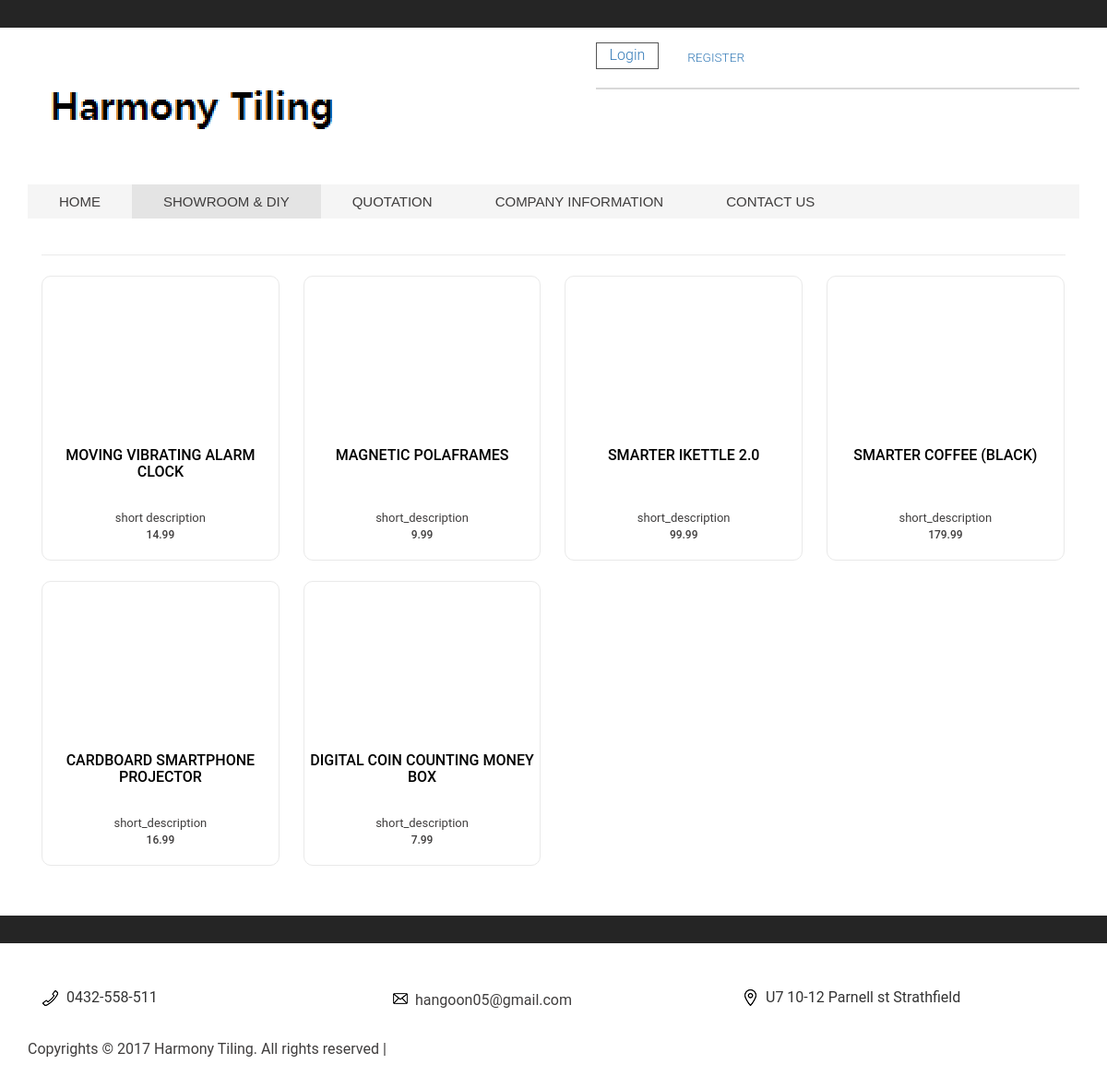
Page /index.php?pid=gadget_list&category=1 on the committed database.
### tables this page shows
CREATE TABLE product (
   product_id           INT(11)         UNSIGNED    NOT NULL    AUTO_INCREMENT
  ,category_id          INT(11)                     NOT NULL
  ,product_name         VARCHAR(255)                NOT NULL
  ,status               VARCHAR(10)    
  ,brand                VARCHAR(100)
  ,color                VARCHAR(100)
  ,weight               VARCHAR(50)
  ,price                DECIMAL(12,2)               NOT NULL
  ,sale_price           DECIMAL(12,2)
  ,stock                INT(11)                     NOT NULL
  ,image1               VARCHAR(255)
  ,image2               VARCHAR(255)
  ,image3               VARCHAR(255)
  ,image4               VARCHAR(255)
  ,sale_yn              CHAR(1)         DEFAULT 'N'
  ,offer_yn             CHAR(1)         DEFAULT 'N'
  ,sold_count           INT(11)         DEFAULT 0
  ,show_yn              CHAR(1)         DEFAULT 'Y'
  ,short_description    TEXT
  ,description          TEXT
  ,date_created         DATETIME
  ,date_modified        DATETIME
  ,PRIMARY KEY (product_id)
) DEFAULT;

### public_html/index.php (called while the page is built, shortened)
<?php
  $pid = isset($_POST['pid']) ? $_POST['pid'] : (isset($_GET['pid']) ? $_GET['pid'] : "index_view");
  $controller = new Controller();
  $controller->invoke($pid);
?>

### application/view/comLib.php (called while the page is built, shortened)
<?php
$isLogin = false;
?>

### application/model/gadget_model.php (called while the page is built, shortened)
<?php
include_once(CONFIG_PATH . 'db.php');
class Model {
  public $db;
	public function __construct() {
    $this->db = new Db();
	}
  public function selectGadgetList($category, $orderby, $show_yn, $searchWord) {
    $query = "";
    $query .= "  SELECT *                       ";
    $query .= "  FROM product                   ";
    $query .= "  WHERE 1=1                      ";
    if($category != "") {
      $categories = explode(",", $category);
      $query .= "    AND (                                 ";
      for($i=0; $i<count($categories); $i++) {
        $query .= "         category_id = $categories[$i]  ";
      }
      $query .= "        )                                 ";
    }
    if($show_yn != "") {
      $query .= "    AND show_yn  = '$show_yn'    ";
    }
    if($orderby != "") {
      $query .= "  ORDER BY ". $this->getOrderbyQuery($orderby) ."   ";
    }
    $rows = $this->db->select($query);
    return $rows;
  }
  public function getOrderbyQuery($orderby) {
    $str = "";
    if($orderby == "1") {
      $str = "date_created DESC";
    } else if($orderby == "2") {
      $str = "sale_price";
    } else if($orderby == "3") {
      $str = "sale_price DESC";
    } else if($orderby == "4") {
      $str = "product_name";
    }
    return $str;
  }
}
?>

### config/db.php (called while the page is built, shortened)
<?php
class Db {
	protected $conn;
	public function connect() {
		$this->conn = mysqli_connect(DB_HOST, DB_USER, DB_PASSWORD, DB_NAME);
	}
	public function select($query) {
		$rows = array();
		try {
			$result = $this->conn->query($query);
			while ($row = $result -> fetch_assoc()) {
				$rows[] = $row;
			}
		} catch(Exception $e) {
			echo $query;
			throw $e;
		}
		return $rows;
	}
}
?>

### application/view/gadget_list.php (the view, shortened to what this page needs)
<?php include(VIEW_PATH . 'top.php'); ?>
<div class="container">
  <div class="women_main">
    <div class="col-md-12 w_content">
      <div class="women">
      </div>
<?php
      if(count($rows) > 0) {
        $cnt = 0;
        foreach($rows as $row) {
          $cnt++;
          $product_id = $row["product_id"];
          $product_name = $row['product_name'];
          $price = $row["price"];
          $sale_price = $row["sale_price"];
          $onSale = $row["sale_yn"] == 'Y' ? true : false;
          $desc = $row["short_description"];
          if($cnt == 1) {
?>
      <div class="grids_of_4">
<?php     }  ?>
        <div class="grid1_of_4">
          <div class="content_box">
            <div style="height:180px;overflow:hidden;">
            </div>
            <h4><a href="index.php?pid=gadget_detail&product_id=<?php echo $product_id; ?>"><?php echo $product_name; ?></a></h4>
            <p><?php echo $desc; ?></p>
            <div class="grid_1 simpleCart_shelfItem">
              <div class="item_add"><span class="item_price"><h6><?php echo $onSale ? "<del>$price</del> <span class='text-danger'><big>$sale_price</big></span>":"$price"; ?></h6></span></div>
            </div>
          </div>
        </div>
<?php
          if($cnt == 4) {
            $cnt = 0;
?>
        <div class="clearfix"></div>
      </div>
<?php
          }
        }
        if($cnt > 0) {
?>
        <div class="clearfix"></div>
      </div>
<?php
        }
      }
?>
    </div>
    <div class="clearfix"></div>
  </div>
</div>
<?php include(VIEW_PATH . 'bottom.php'); ?>

### application/controller/gadget_controller.php (shortened to what this page needs)
<?php
class Controller {
	public $model;
	public function __construct() {
		$this->model = new Model();
	}
	public function invoke($pid) {
		$category = isset($_POST['category']) ? $_POST['category'] : (isset($_GET['category']) ? $_GET['category'] : "");
		$orderby = isset($_POST['orderby']) ? $_POST['orderby'] : (isset($_GET['orderby']) ? $_GET['orderby'] : "1");
		$searchWord = isset($_POST['search_word']) ? $_POST['search_word'] : (isset($_GET['search_word']) ? $_GET['search_word'] : "");
		$product_id = isset($_POST['product_id']) ? $_POST['product_id'] : (isset($_GET['product_id']) ? $_GET['product_id'] : "");
		$order_quantity = isset($_POST['order_quantity']) ? $_POST['order_quantity'] : (isset($_GET['order_quantity']) ? $_GET['order_quantity'] : "");
		if($pid == "gadget_list") {
			$this->gadget_list($pid, $category, $orderby, $searchWord);
		} else if($pid == "gadget_salelist") {
			$this->sales_list($pid, $category, $orderby);
		} else if($pid == "gadget_newitemlist") {
			$this->newitems_list($pid, $category, $orderby);
		} else if($pid == "gadget_top50list") {
			$this->top50_list($pid, $category, $orderby);
		} else if($pid == "gadget_detail") {
			$this->gadget_detail($pid, $product_id);
		} else if($pid == "gadget_addcart") {
			$this->gadget_ajaxAddCart($pid, $product_id, $order_quantity);
		} else {
			$this->wrong_request();
		}
	}
	public function gadget_list($pid, $category, $orderby, $searchWord) {
		try {
			$this->model->db->connect();
			$rows = $this->model->selectGadgetList($category, $orderby, "Y", $searchWord);
		} catch(Exception $e) {
			echo 'Caught exception: ',  $e->getMessage(), "\n";
		} finally {
			$this->model->db->close();
		}
		include_once(VIEW_PATH . 'gadget_list' . '.php');
	}
}
?>

### application/view/top.php (shortened to what this page needs)
<?php include_once('comLib.php'); ?>
<?php
  $homeActive = "";
  $gadgetActive = "";
  $salesActive = "";
  $newitemActive = "";
  $top50Active = "";
  if($pid === "index_view") {
    $homeActive = "active";
  } else if($pid === "gadget_list") {
    $gadgetActive = "active";
  } else if($pid === "gadget_salelist") {
    $salesActive = "active";
  } else if($pid === "gadget_newitemlist") {
    $newitemActive = "active";
  } else if($pid === "gadget_top50list") {
    $top50Active = "active";
  }
?>
<!DOCTYPE html>
<html lang="en">
  <head>
		<link href="../components/bootstrap/dist/css/bootstrap.min.css" rel="stylesheet">
		<link href="../public_html/css/megamenu.css" rel="stylesheet" type="text/css" media="all" />
		<link href="../public_html/css/etalage.css" rel="stylesheet" type="text/css">
		<link href="../public_html/css/style.css" rel='stylesheet' type='text/css' />
		<link href="../components/Parsley.js-2.4.4/src/parsley.css" rel="stylesheet">
	</head>
	<body>
		<div class="top_bg">
			<div class="container">
				<div class="header_top">
						<div class="clearfix"> </div>
				</div>
			</div>
		</div>
		<div class="header_bg">
			<div class="container">
				<div class="header">
					<div class="head-t">
						<div class="logo">
							<a href="index.php?pid=index_view"><img src="../public_html/images/logo1.png" class="img-responsive" alt=""/> </a>
						</div>
						<div class="header_right">
							<div class="rgt-bottom">
								<div class="log">
									<div class="login" >
										<div id="loginContainer">
<?php	if($isLogin) {  ?>
											<a href="#" id="loginButton"><span>My Page</span></a>
<?php } else { ?>
											<a href="index.php?pid=signup_view" id="loginButton"><span>Login</span></a>
<?php }  ?>
										</div>
									</div>
								</div>
<?php	if($isLogin) {  ?>
								<div class="reg">
									<a href="index.php?pid=signin_out">LOGOUT</a>
								</div>
<?php } else { ?>
								<div class="reg">
									<a href="index.php?pid=signup_view">REGISTER</a>
								</div>
<?php }  ?>
								<div class="clearfix"> </div>
							</div>
							<div class="search">
							</div>
						</div>
						<div class="clearfix"> </div>
					</div>
					<ul class="megamenu skyblue">
						<li class="<?php echo $homeActive; ?> grid"><a class="color1" href="index.php?pid=index_view">Home</a></li>
						<li class="<?php echo $gadgetActive; ?> grid"><a class="color2" href="#">Showroom & DIY</a>
						</li>
						<li class="<?php echo $salesActive; ?>"><a class="color4" href="index.php?pid=gadget_salelist">Quotation</a></li>
						<li class="<?php echo $newitemActive; ?>"><a class="color5" href="index.php?pid=gadget_newitemlist">Company Information</a></li>
						<li class="<?php echo $top50Active; ?>"><a class="color6" href="index.php?pid=gadget_top50list">Contact Us</a></li>
					</ul>
				</div>
			</div>
		</div>

### application/view/bottom.php (shortened to what this page needs)
<html>
	<body>
		<div class="top_bg">
			<div class="container">
				<div class="header_top">
						<div class="clearfix"> </div>
				</div>
			</div>
		</div>
	<div class="footer">
		<div class="container">
			<div class="col-md-4 cust">
				<li><i class="phone"> </i>0432-558-511</li>
			</div>
			<div class="col-md-4 abt">
					<li><a href="mailto:info@example.com"><i class="mail"> </i>hangoon05@gmail.com </a></li>
			</div>
			<div class="col-md-4 myac">
					<li><i class="add"> </i>U7 10-12 Parnell st Strathfield</li>
			</div>
			<div class="clearfix"> </div>
				<p>Copyrights © 2017 Harmony Tiling. All rights reserved | </p>
		</div>
	</div>
	</body>
</html>

### public_html/css/megamenu.css (style rules this page uses)
.megamenu { margin-bottom:0px;padding:0;width:100%;list-style:none;display:inline-block;position:relative;font-family:Calibri,Arial;font-size:15px }
.megamenu li { margin-bottom:-5px;display:inline }
.megamenu>li>a { float:left;padding:8px 34px;text-decoration:none;text-transform:capitalize;font-size:1em; -webkit-transition: all 0.3s ease-in-out;text-transform:uppercase; -moz-transition: all 0.3s ease-in-out; -o-transition: all 0.3s ease-in-out; transition: all 0.3s ease-in-out; }
.megamenu>li.active>a { background:#e4e4e4; }
.skyblue li>a,.skyblue>li.showhide span { color:#3f3d3d }

### public_html/css/style.css (style rules this page uses)
h4, h5, h6, h1, h2, h3 { margin-top: 0; }
ul, ol { margin: 0; }
p { margin: 0; }
html, body { font-family: 'Roboto', sans-serif; font-size: 100%; background: #ffffff; }
body a { transition:0.5s all; -webkit-transition:0.5s all; -moz-transition:0.5s all; -o-transition:0.5s all; -ms-transition:0.5s all; }
.item_add { color: #fff; border:none; }
.top_bg { background: #252525; }
.header_top { padding:15px 0 5px; }
.item_add { border: none; color: #3f3d3d; font-size: 0.85em; border: none; text-align: center; margin-bottom: 20px; }
span.item_price { color: #3f3d3d; font-size: 1.2em; font-weight: 400; text-align: center; }
#loginContainer { position:relative; }
#loginContainer a span { display: block; padding: 2px 14px; border: 1px solid #555; font-weight: 300; }
#loginButton { display:inline-block; position:relative; z-index:30; cursor:pointer; }
.logo { float: left; margin: 1.5em 0; }
.header_right { float: right; width: 46%; }
.head-t { padding: 1em 0; }
.search { position: relative; background: #f3f4f5; border: 1px solid #D8D8D8; }
.log { float: left; width: 19%; }
.reg { float: left; width: 20%; margin: 5px 0; }
.reg a { vertical-align: middle; font-size: 0.85em; font-weight: 300; text-decoration: none; }
ul.megamenu.skyblue { background: #f5f5f5; }
.rgt-bottom { margin-bottom: 1em; }
.footer { padding: 3em 0; }
i.phone { width: 19px; height: 21px; display: inline-block; background: url(../images/img-sprite.png) no-repeat -235px -39px; vertical-align: middle; margin-right: 0.5em; }
i.add { width: 17px; height: 24px; display: inline-block; background: url(../images/img-sprite.png) no-repeat -236px -11px; vertical-align: middle; margin-right: 0.5em; }
i.mail { width: 17px; height: 14px; display: inline-block; background: url(../images/img-sprite.png) no-repeat -236px -76px; margin-right: 0.5em; }
.cust li { display:block; }
.abt li { display:block; }
.abt li a { display: block; color: #3f3d3d; font-size: 1em; line-height: 1.8em; text-decoration: none; }
.myac li { display:block; }
.footer p { margin: 1.5em 0 0; font-size: 1em; color: #3f3d3d; font-weight: 400; line-height: 1.8em; }
.women_main { padding:2em 0; }
.women { text-align: left; border-bottom: 1px solid #ebebeb; }
.grids_of_4 { display:block; margin: 2% 0; }
.grid1_of_4 { border:1px solid #e9e9e9; border-radius:10px; float: left; width: 23.22222%; margin-left: 2.33333%; text-align:center; }
.grid1_of_4:first-child { margin-left: 0; text-align:center; }
.grid1_of_4 h4 { font-size:16px; margin-top:5px; height:55px; }
.grid1_of_4 h4 a { text-transform:uppercase; color:#000000; text-decoration:none; }
.grid1_of_4 p { font-size: 0.8125em; color:#3f3d3d; line-height: 1.8em; }

### rows in the picture
product: product_name "MOVING VIBRATING ALARM CLOCK", short_description "short description", price "14.99"
product: product_name "MAGNETIC POLAFRAMES", short_description "short_description", price "9.99"
product: product_name "SMARTER IKETTLE 2.0", short_description "short_description", price "99.99"
product: product_name "SMARTER COFFEE (BLACK)", short_description "short_description", price "179.99"
product: product_name "CARDBOARD SMARTPHONE PROJECTOR", short_description "short_description", price "16.99"
product: product_name "DIGITAL COIN COUNTING MONEY BOX", short_description "short_description", price "7.99"
